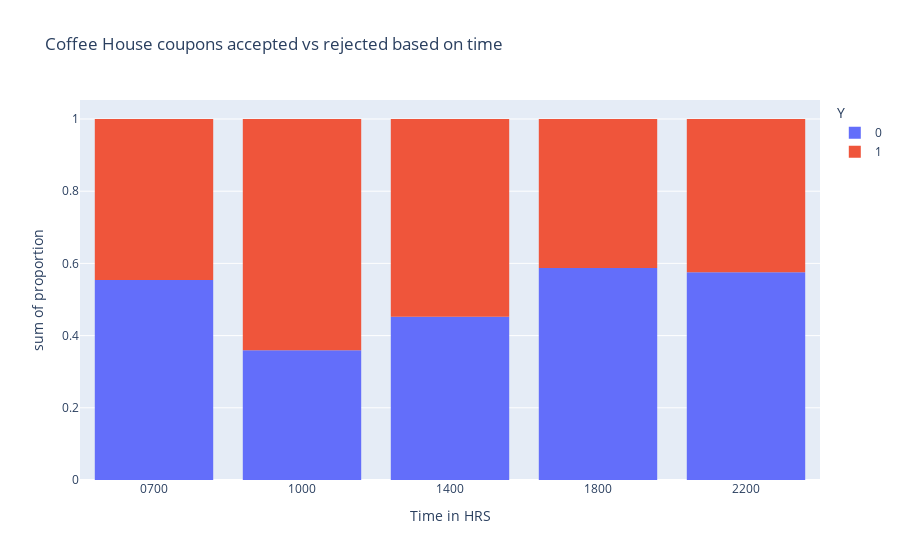

Notebook code cell kept with this figure:
### Code cell
#The visualization in plotly shows a higher percentage of acceptance when coupons were sent at 10AM and 2PM.
ch = cfhouse_coupons_df.groupby(['time'])['Y'].value_counts(normalize=True).reset_index()
print(ch)
px.histogram(ch, x='time', y='proportion', color='Y', labels={'time':'Time in HRS'}, title='Coffee House coupons accepted vs rejected based on time')

### Figure 1 — Plotly figure (JSON) as saved in the notebook; plotly's stock layout.template omitted (floating-point values rounded to 4 significant figures)
{"data": [{"alignmentgroup": "True", "bingroup": "x", "histfunc": "sum", "hovertemplate": "Y=0<br>Time in HRS=%{x}<br>sum of proportion=%{y}<extra></extra>", "legendgroup": "0", "marker": {"color": "#636efa", "pattern": {"shape": ""}}, "name": "0", "offsetgroup": "0", "orientation": "v", "showlegend": true, "type": "histogram", "x": ["0700", "1000", "1400", "1800", "2200"], "xaxis": "x", "y": [0.5542, 0.3593, 0.4521, 0.5874, 0.5758], "yaxis": "y"}, {"alignmentgroup": "True", "bingroup": "x", "histfunc": "sum", "hovertemplate": "Y=1<br>Time in HRS=%{x}<br>sum of proportion=%{y}<extra></extra>", "legendgroup": "1", "marker": {"color": "#EF553B", "pattern": {"shape": ""}}, "name": "1", "offsetgroup": "1", "orientation": "v", "showlegend": true, "type": "histogram", "x": ["0700", "1000", "1400", "1800", "2200"], "xaxis": "x", "y": [0.4458, 0.6407, 0.5479, 0.4126, 0.4242], "yaxis": "y"}], "layout": {"autosize": true, "barmode": "relative", "legend": {"title": {"text": "Y"}, "tracegroupgap": 0}, "title": {"text": "Coffee House coupons accepted vs rejected based on time"}, "xaxis": {"anchor": "y", "autorange": true, "domain": [0, 1], "range": [-0.5, 4.5], "title": {"text": "Time in HRS"}, "type": "category"}, "yaxis": {"anchor": "x", "autorange": true, "domain": [0, 1], "range": [0, 1.053], "title": {"text": "sum of proportion"}, "type": "linear"}}}
